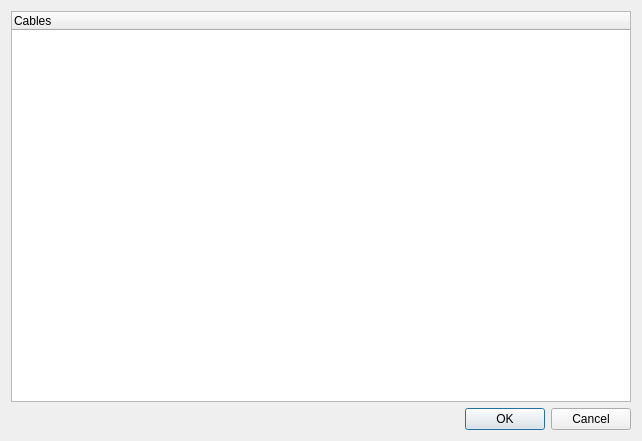
<?xml version="1.0" encoding="UTF-8"?>
<ui version="4.0">
 <class>Dialog</class>
 <widget class="QDialog" name="Dialog">
  <property name="geometry">
   <rect>
    <x>0</x>
    <y>0</y>
    <width>642</width>
    <height>441</height>
   </rect>
  </property>
  <property name="windowTitle">
   <string>Dialog</string>
  </property>
  <layout class="QVBoxLayout" name="verticalLayout">
   <item>
    <widget class="QTreeWidget" name="cableTreeWidget">
     <property name="contextMenuPolicy">
      <enum>Qt::CustomContextMenu</enum>
     </property>
     <property name="alternatingRowColors">
      <bool>true</bool>
     </property>
     <column>
      <property name="text">
       <string>Cables</string>
      </property>
     </column>
    </widget>
   </item>
   <item>
    <widget class="QDialogButtonBox" name="buttonBox">
     <property name="orientation">
      <enum>Qt::Horizontal</enum>
     </property>
     <property name="standardButtons">
      <set>QDialogButtonBox::Cancel|QDialogButtonBox::Ok</set>
     </property>
    </widget>
   </item>
  </layout>
 </widget>
 <resources/>
 <connections>
  <connection>
   <sender>buttonBox</sender>
   <signal>accepted()</signal>
   <receiver>Dialog</receiver>
   <slot>accept()</slot>
   <hints>
    <hint type="sourcelabel">
     <x>248</x>
     <y>254</y>
    </hint>
    <hint type="destinationlabel">
     <x>157</x>
     <y>274</y>
    </hint>
   </hints>
  </connection>
  <connection>
   <sender>buttonBox</sender>
   <signal>rejected()</signal>
   <receiver>Dialog</receiver>
   <slot>reject()</slot>
   <hints>
    <hint type="sourcelabel">
     <x>316</x>
     <y>260</y>
    </hint>
    <hint type="destinationlabel">
     <x>286</x>
     <y>274</y>
    </hint>
   </hints>
  </connection>
 </connections>
</ui>
